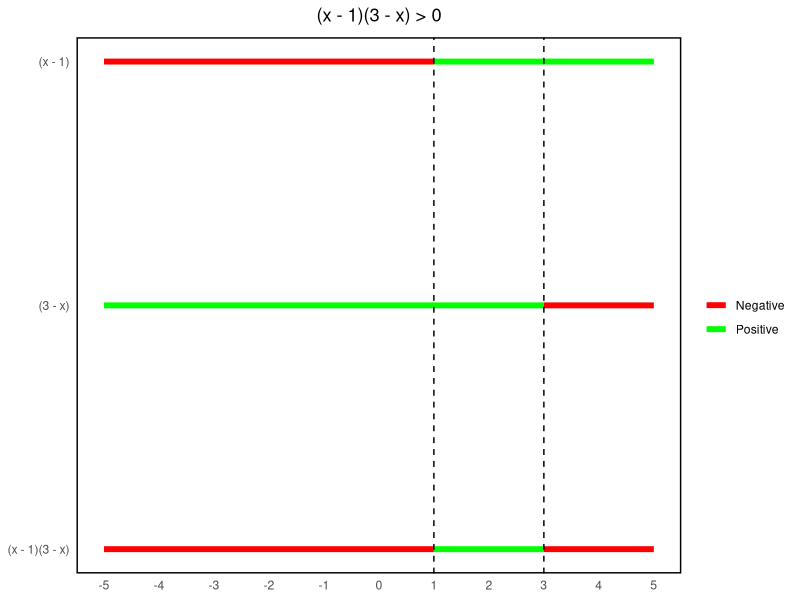
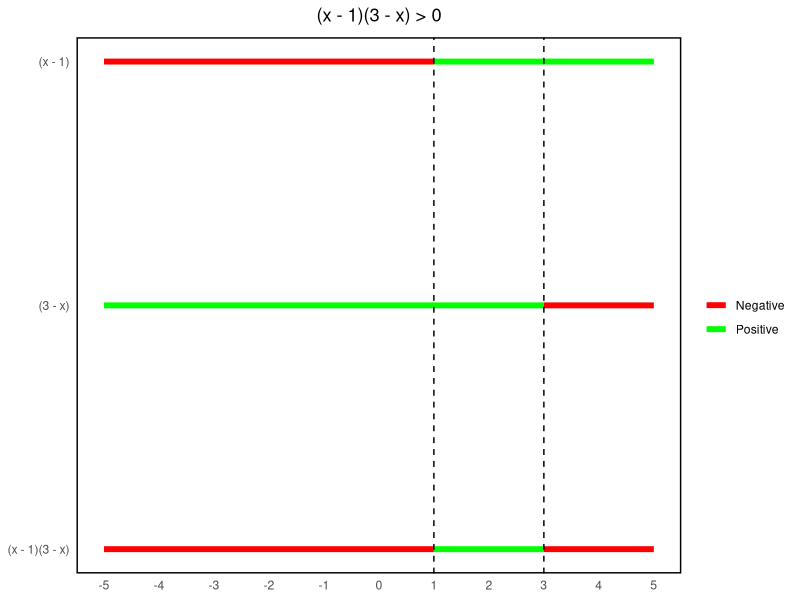

Generate these figures, in order, with R:
## ---- chunk 1
##################### Figure 1 #####################
##################### Inequalities #####################  
# Load required package
library(ggplot2)

# Create a data frame for each expression
df1 <- data.frame(expression = "(x - 1)", x_start = -5, x_end = 1, y = 3, color = "Negative")
df2 <- data.frame(expression = "(x - 1)", x_start = 1, x_end = 5, y = 3, color = "Positive")
df3 <- data.frame(expression = "(3 - x)", x_start = -5, x_end = 3, y = 2, color = "Positive")
df4 <- data.frame(expression = "(3 - x)", x_start = 3, x_end = 5, y = 2, color = "Negative")
df5 <- data.frame(expression = "(x - 1)(3 - x)", x_start = -5, x_end = 1, y = 1, color = "Negative")
df6 <- data.frame(expression = "(x - 1)(3 - x)", x_start = 1, x_end = 3, y = 1, color = "Positive")
df7 <- data.frame(expression = "(x - 1)(3 - x)", x_start = 3, x_end = 5, y = 1, color = "Negative")

# Combine the data frames
df <- rbind(df1, df2, df3, df4, df5, df6, df7)

# Create a ggplot object
p1 <- ggplot(df, aes(x_start, y, xend = x_end, yend = y, color = color)) +
  geom_segment(size = 2) +
  geom_vline(xintercept = c(1, 3), linetype = "dashed") +
  scale_color_manual(values = c("Positive" = "green", "Negative" = "red")) +
  scale_y_continuous(breaks = c(1, 2, 3), labels = c("(x - 1)(3 - x)", "(3 - x)", "(x - 1)")) +
  scale_x_continuous(breaks = seq(-5, 5, by = 1)) +
  labs(color = "") +
  ggtitle(expression(paste("(x - 1)(3 - x) > 0"))) +
  theme_minimal() +
  theme(panel.grid.major = element_blank(), 
        panel.grid.minor = element_blank(), 
        panel.background = element_rect(fill = "white", colour = "black", size = 1, linetype = "solid"),
        axis.title = element_blank(),
        plot.title = element_text(hjust = 0.5))

# Print the plot
print(p1)

# Save the plot as a PNG image
ggsave("Sign_Diagram.png", plot = p1, width = 6, height = 4, dpi = 300)
